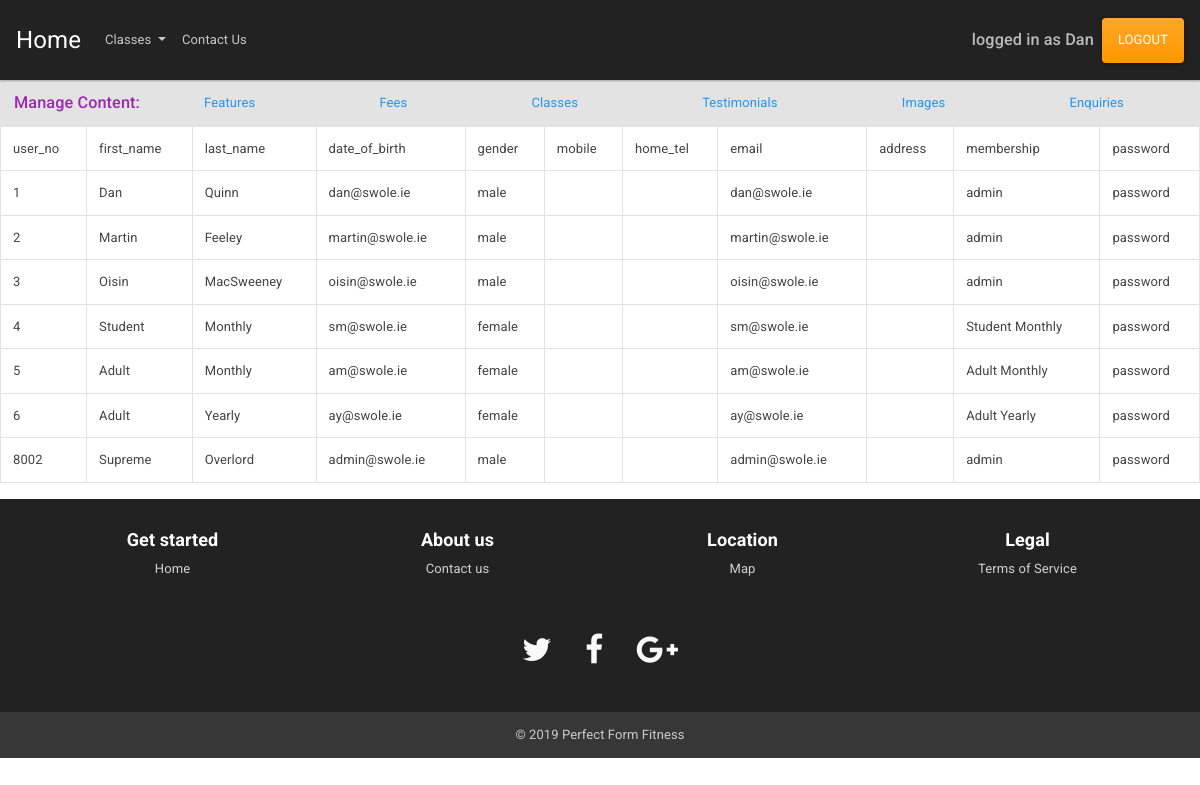
/showtables.php, run on an earlier commit of the app's database.
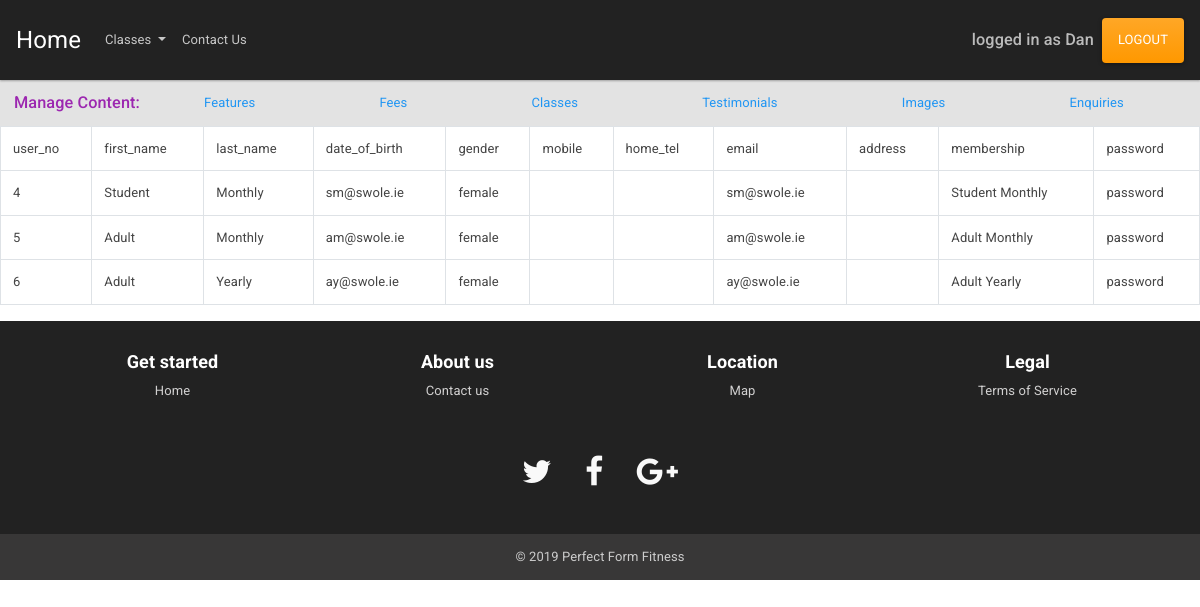
And on a later commit of the database.
### tables this page shows
CREATE TABLE `member` (
  `user_no` int(11) NOT NULL AUTO_INCREMENT,
  `first_name` varchar(30) NOT NULL,
  `last_name` varchar(30) NOT NULL,
  `date_of_birth` date NOT NULL,
  `gender` varchar(20) NOT NULL,
  `mobile` varchar(15) NOT NULL,
  `home_tel` varchar(15) NOT NULL,
  `email` varchar(50) NOT NULL,
  `address` varchar(100) NOT NULL,
  `membership` varchar(60) NOT NULL,
  `password` varchar(50) NOT NULL,
  PRIMARY KEY (`user_no`),
  KEY `membership` (`membership`),
  CONSTRAINT `member_ibfk_1` FOREIGN KEY (`membership`) REFERENCES `fees` (`membership_type`) ON DELETE CASCADE ON UPDATE CASCADE
);

### components/PathHelper.php (called while the page is built, shortened)
<?php
class PathHelper {
	public static function getFSRoot(){
		$cwdArray = explode("/", getcwd());
		$root_array = array_slice($cwdArray, 0, 1+array_search("SSWD_Assignment", $cwdArray));
		$root = implode("/", $root_array);
		return $root;
	}
}

### init.php (called while the page is built, shortened)
<?php
$isAdmin = true;
?>

### showtables.php (the view, shortened to what this page needs)
<?php
include 'header.php';
        $sql = "SELECT * FROM member";
if($result = mysqli_query($conn, $sql)){
    if(mysqli_num_rows($result)>0){
        echo "<table class='table table-stripped table-hover table-condensed table-bordered'>
                <tr>
                <th>user_no</th>
                <th>first_name</th>
                <th>last_name</th>
                <th>date_of_birth</th>
                <th>gender</th>
                <th>mobile</th>
                <th>home_tel</th>
                <th>email</th>
                <th>address</th>
                <th>membership</th>
                <th>password</th>
                </tr>
        ";
        while($row = mysqli_fetch_array($result, MYSQLI_ASSOC)){
            echo "<tr>";
                echo "<td>" . $row["user_no"] . "</td>";
                echo "<td>" . $row["first_name"] . "</td>";
                echo "<td>" . $row["last_name"] . "</td>";
                echo "<td>" . $row["email"] . "</td>";
                echo "<td>" . $row["gender"] . "</td>";
                echo "<td>" . $row["mobile"] . "</td>";
                echo "<td>" . $row["home_tel"] . "</td>";
                echo "<td>" . $row["email"] . "</td>";
                echo "<td>" . $row["address"] . "</td>";
                echo "<td>" . $row["membership"] . "</td>";
                echo "<td>" . $row["password"] . "</td>";
            echo "</tr>";
        }
        echo "</table>";
    }else{
        ?>
        <h4>Error with the table</h4>
        <?php
    }
}else{
    echo "<p>Unable to excecute: $sql. " . mysqli_error($conn) ."</p>";
}
include 'footer.php';
?>

### header.php (shortened to what this page needs)
<?php
include 'init.php';
?>
<!DOCTYPE html>
<html lang="en">
	<head>
		<link rel="stylesheet" href="<?php echo $root;?>/css/reset.css">
        <link href="https://maxcdn.bootstrapcdn.com/font-awesome/4.2.0/css/font-awesome.min.css" rel="stylesheet">
		<link rel="stylesheet" href="https://bootswatch.com/4/materia/bootstrap.min.css">
		<link rel="stylesheet" href="<?php echo $root;?>/css/style.css">
		<link rel="stylesheet" href="<?php echo $root;?>/css/Footer.css">
	</head>
	<body>
		<header>
			<nav class="navbar navbar-expand-lg navbar-dark bg-dark">
			<a class="navbar-brand" href='<?php echo $root;?>'>Home</a>
				<div class=" collapse navbar-collapse" id="nav-div">
					<ul class="navbar-nav mr-auto">
                        <li class="nav-item dropdown">
						<a class="nav-link dropdown-toggle" href="<?php echo $root;?>/class.php" id="navbarDropdown" role="button" data-toggle="dropdown" aria-haspopup="true" aria-expanded="false"> Classes </a>
						</li>
						<li class="nav-item">
							<a class="nav-link" href="<?php echo $root?>/contact.php">Contact Us</a>
						</li>
					</ul>
					<?php
					if(isset($_SESSION['first_name'])){
					echo "<h5 class='text-secondary my-2 mr-lg-2'>logged in as ${_SESSION['first_name']}</h5>
					<form action='$root/logout.php'>
						<button class='btn btn-warning ml-auto'>Logout</button>
					</form>";
					}
					?>
				</div>
			</nav>
		</header>
		<main>
<?php
include 'admin_toolbar.php';

### admin_toolbar.php
<?php
if($isAdmin){
?>
<nav id='admin-toolbar' class=''>
	<h5 class='text-info'>Manage Content: </h5>
	<ul class=''>
		<li>
			<a href="<?php echo $root;?>/feature_manage.php">Features</a>
		</li>
		<li>
			<a href="<?php echo $root;?>/fees_manage.php">Fees</a>
		</li>
		<li>
			<a href="<?php echo $root;?>/class_manage.php">Classes</a>
		</li>
		<li>
			<a href="<?php echo $root;?>/testimonial_manage.php">Testimonials</a>
		</li>
		<li>
			<a href="<?php echo $root;?>/image_manage.php">Images</a>
		</li>
		<li>
			<a href="<?php echo $root;?>/contact_manage.php">Enquiries</a>
		</li>
	</ul>
</nav>
<?php
}

### footer.php
	</main>
    <footer id="myFooter">
        <div class="container">
            <div class="row">
                <div class="col-sm-3 myCols">
                    <h5>Get started</h5>
                    <ul>
                        <li><a href="index.php">Home</a></li>
                    </ul>
                </div>
                <div class="col-sm-3 myCols">
                    <h5>About us</h5>
                    <ul>
                        <li><a href="contact.php">Contact us</a></li>
                    </ul>
                </div>
                <div class="col-sm-3 myCols">
                    <h5>Location</h5>
                    <ul>
                        <li><a href="contact.php">Map</a></li>
                    </ul>
                </div>
                <div class="col-sm-3 myCols">
                    <h5>Legal</h5>
                    <ul>
                        <li><a href="#">Terms of Service</a></li>
                    </ul>
                </div>
            </div>
        </div>
        <div class="social-networks">
            <a href="#" class="twitter"><i class="fa fa-twitter"></i></a>
            <a href="#" class="facebook"><i class="fa fa-facebook"></i></a>
            <a href="#" class="google"><i class="fa fa-google-plus"></i></a>
        </div>
        <div class="footer-copyright">
            <p>© 2019 Perfect Form Fitness </p>
        </div>
    </footer>
</body>
</html>

### css/style.css (style rules this page uses)
* { box-sizing: border-box; }
#admin-toolbar { display: flex; flex-direction: row; background: #aaa5; justify-content: space-around; align-items: center; width: 100%; padding: 1em; }
#admin-toolbar h5 { margin-bottom: 0; }
#admin-toolbar ul { display: flex; flex-direction: row; flex-basis: calc(100% - 10em); margin: 0; justify-content: space-around; align-items: center; }

### css/Footer.css (style rules this page uses)
#myFooter { background-color: #222222; color:white; }
#myFooter .footer-copyright { background-color: #383737; padding-top:3px; padding-bottom:3px; text-align: center; }
#myFooter .footer-copyright p { margin:10px; color: #ccc; }
#myFooter ul { list-style-type: none; padding-left: 0; line-height: 1.7; }
#myFooter h5 { font-size: 18px; color: white; font-weight: bold; margin-top: 30px; }
#myFooter a { color:#d2d1d1; text-decoration: none; }
#myFooter .myCols { text-align: center; }
#myFooter .social-networks { text-align: center; padding-top: 30px; padding-bottom: 38px; }
#myFooter .social-networks a { font-size: 32px; margin-right: 5px; margin-left: 5px; color: #f9f9f9; padding: 10px; transition: 0.2s; }
html { height: 100% !important; }
body { display: flex; display: -webkit-flex; flex-direction: column; -webkit-flex-direction: column; height: 100%; }
#myFooter { flex: 0 0 auto; -webkit-flex: 0 0 auto; }

What changed in the data, as far as the page shows it:
removed member: user_no "1", first_name "Dan", last_name "Quinn", email "dan@swole.ie", gender "male", membership "admin", password "password"
removed member: user_no "2", first_name "Martin", last_name "Feeley", email "martin@swole.ie", gender "male", membership "admin", password "password"
removed member: user_no "3", first_name "Oisin", last_name "MacSweeney", email "oisin@swole.ie", gender "male", membership "admin", password "password"
removed member: user_no "8002", first_name "Supreme", last_name "Overlord", email "admin@swole.ie", gender "male", membership "admin", password "password"
